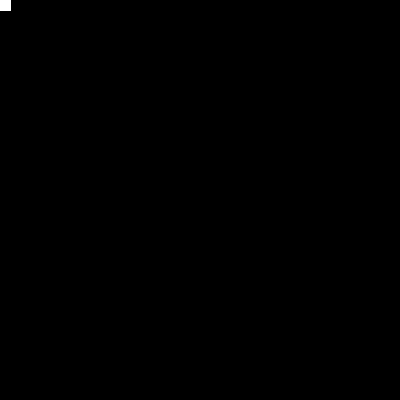
Frame 1 (no input)
Frame 60 (the mouse pressed at the canvas centre just before this capture): identical to frame 1, image omitted
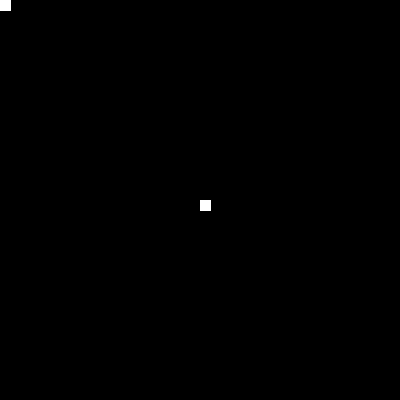
Frame 120 (the mouse held since frame 60 and released just before this capture)

The Processing sketch that drew these frames (run headless with seeded random() and noise(); from frame 60 on, the mouse is pressed at the canvas centre):

// Processing sketch: sketch_010_disegnare
// ── sketch_010_disegnare.pde
/*
Questo è un commento su più righe
Sketch per disegnare con il mouse

maiuscole/minuscole
punto e virgola
le graffe: alt + shift + [ o ] = {}
*/

void setup(){
  //imposto le dimensioni (commento su 1 riga)
  size(400, 400);
  background(0); //sfondo nero (anche in linea)
  
  fill(255);
  stroke(255);
}

void draw() {  
  rect(mouseX, mouseY, 10, 10);    
}
